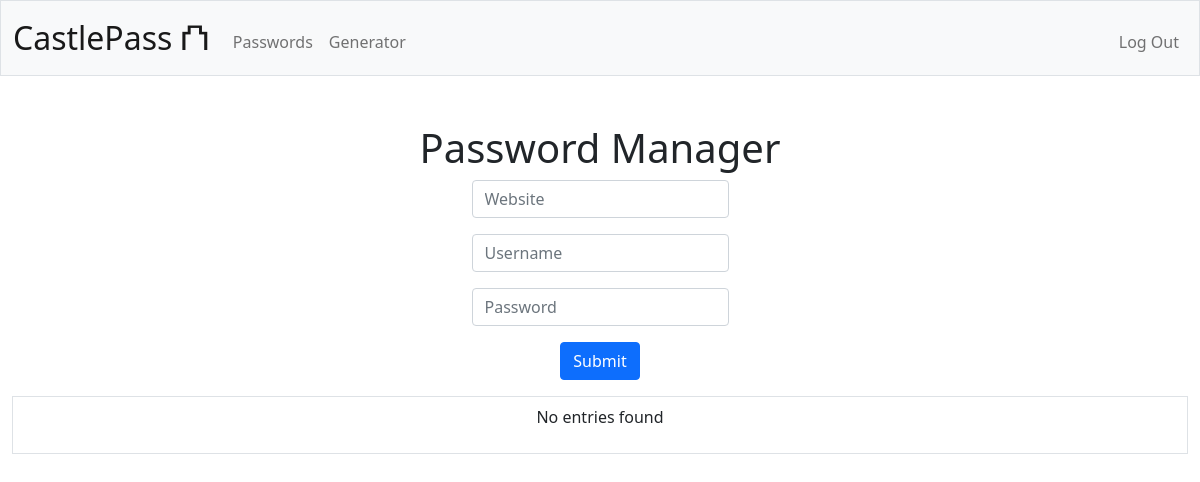
The app's page /pass_manager (signed in), older data.
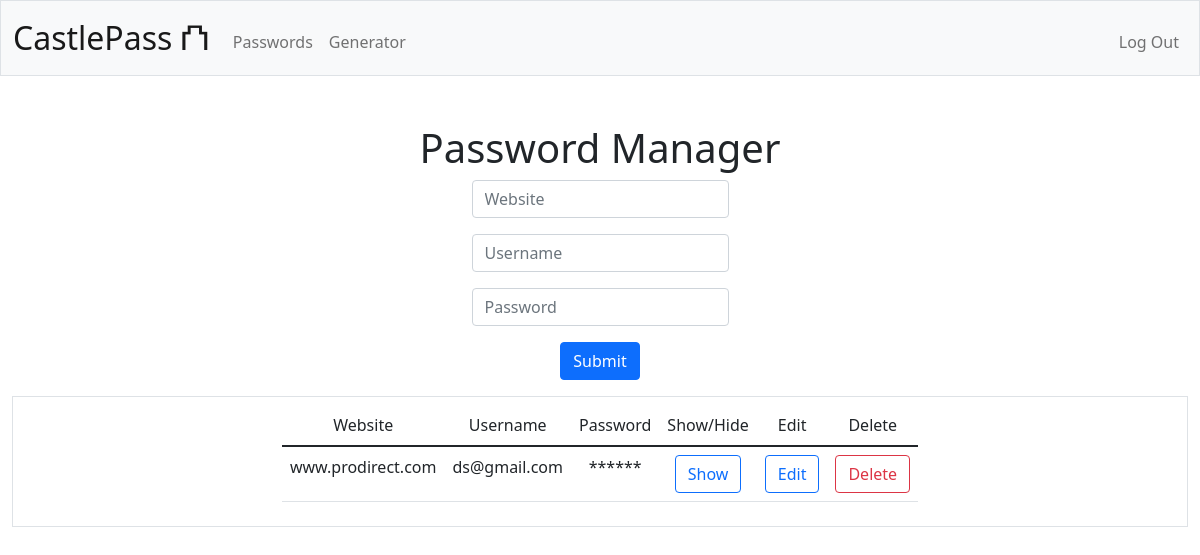
The same page, newer data.
### tables this page shows
CREATE TABLE passwords (
id INTEGER PRIMARY KEY AUTOINCREMENT NOT NULL,
user_id INTEGER NOT NULL,
site_address TEXT,
site_username TEXT,
site_password TEXT NOT NULL,
FOREIGN KEY (user_id) REFERENCES users(person_id)
);

### app.py (the view, shortened to what this page needs)
@app.route('/pass_manager', methods=["GET", "POST"])
@login_required
def pass_manager():
    form = PasswordManagerForm()
    user_id = session["user_id"]
    connection = sqlite3.connect('castlepass.db')
    cursor = connection.cursor()
    if not user_id:
        flash(f"Please login to access password manager")
        return redirect("/login")
    elif user_id:
        cursor.execute(
        "SELECT site_address, site_username, site_password, id FROM passwords WHERE user_id = ?",
        (user_id,)
        )
        entries = cursor.fetchall()
    if request.method == "GET":
        return render_template('pass_manager.html', entries=entries, form=form)

### app.py
class PasswordManagerForm(FlaskForm):
    website = StringField('Website', validators=[DataRequired()])
    username = StringField('Username', validators=[DataRequired()])
    password = PasswordField('Password', validators=[DataRequired()])
    submit = SubmitField('Save')

### login_required.py (called while the page is built)
def login_required(f):
    @wraps(f)
    def decorated_function(*args, **kwargs):
        if session.get("user_id") is None:
            return redirect("/login")
        return f(*args, **kwargs)
    return decorated_function

### templates/pass_manager.html (shortened to what this page needs)
{% extends "layout.html" %}
{% block main %}
    <h1>Password Manager</h1>
    <form action="/pass_manager" method="post">
            <div class="mb-3">
                <input autocomplete="off" autofocus class="form-control mx-auto w-auto" id="website" name="website" placeholder="Website" required type="text">
            </div>
            <div class="mb-3">
                <input autocomplete="off" autofocus class="form-control mx-auto w-auto" id="username" name="username" placeholder="Username" required type="text">
            </div>
            <div class="mb-3">
                <input autocomplete="new-password" autofocus class="form-control mx-auto w-auto" id="password" name="password" placeholder="Password" required type="password">
            </div>
            <button class="btn btn-primary" type="submit">Submit</button>
        </form>
    <div class="d-flex align-items-center my-3 justify-content-center mx-auto border p-2">
        {% if session["user_id"] %}
            {% if entries %}
                <div id="password-history" class="table-responsive">
                    <table class="table mx-auto">
                        <thead class="thead-dark">
                            <td scope="column"> Website </td>
                            <td scope="column"> Username </td>
                            <td scope="column"> Password </td>
                            <td scope="column">Show/Hide</td>
                            <td scope="column">Edit</td>
                            <td scope="column">Delete</td>
                        </thead>
                        <tbody>
                            {% for entry in entries %}
                            <tr>
                                <td> {{ entry[0] }} </td>
                                <td> {{ entry[1] }} </td>
                                <td class="user-password">
                                    <span class="hidden-password hidden">******</span>
                                </td>
                                <td><button type="button" class="toggle-visibility btn btn-outline-primary" name="toggle-visibility" onclick="toggleVisibility('{{ loop.index0 }}')">Show</button></td>
                                <td><button type="button" class="edit btn btn-outline-primary" name="edit" onclick="openEditModal('{{ entry[0]}}', '{{ entry[1]}}', '{{ entry[2]}}', '{{ entry[3]}}')">Edit</button></td>
                                <td>
                                    <button type="button" class="delete btn btn-outline-danger" name="delete" data-website="{{ entry[0] }}" onclick="setDeleteValues('{{ entry[0] }}')">Delete</button>
                                </td>
                            </tr>
                            {% endfor %}
                        </tbody>
                    </table>
                </div>
            {% else %}
                <p> No entries found </p>
            {% endif %}
        {% else %}
        <p> Please log in to access the password manager </p>
        {% endif %}
    </div>
{% endblock %}

Row changes from the older to the newer data that the page shows:
added passwords: site_address "www.prodirect.com", site_username "ds@gmail.com"
Text that changed along with them:
text no longer shown: "No entries found"
text now shown: "Website Username Password Show/Hide Edit Delete"
